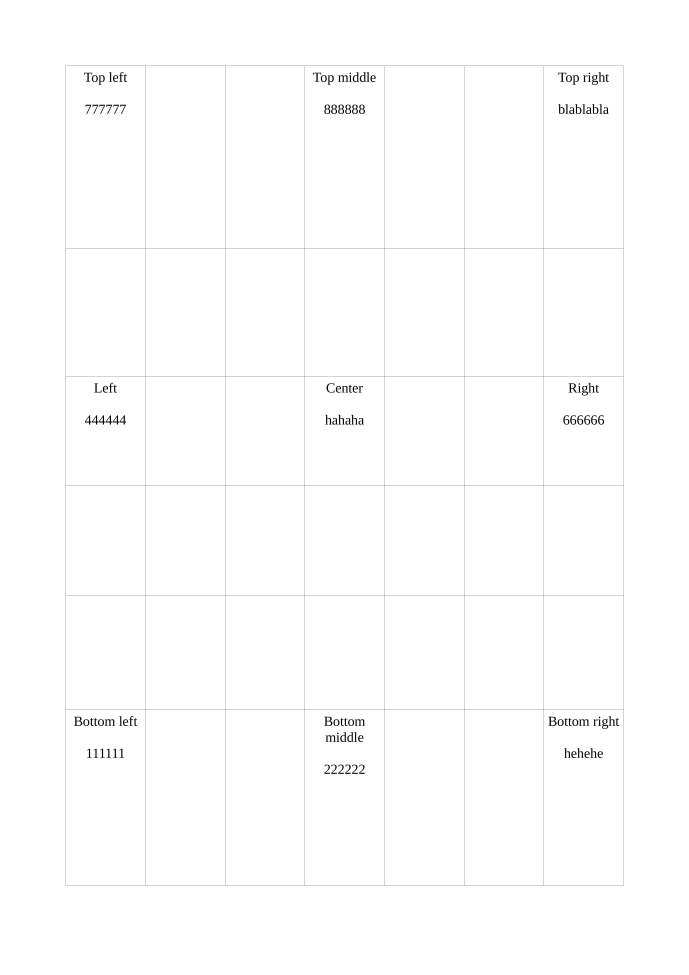
#> input picture test/test_doc.jpg, 4134 x 5847 px (shown at 1/6 size)
$ python get_text.py
#> lines starting #> are read from the running program, lines starting #| are printed output that depends on the picture
#!/usr/bin/env python
# coding:utf-8

import os
import sys
import logging
import traceback
from pprint import pprint
from PIL import Image
from subprocess import check_output

def main():
    print('helloworld')
    img = Image.open("./test/test_doc.jpg")
#> img is the input picture: PIL image 4134x5847 RGB; min 0, max 255, mean 253.5
    area = (3283, 400, 3669, 725)
    cropped_img = img.crop(area)
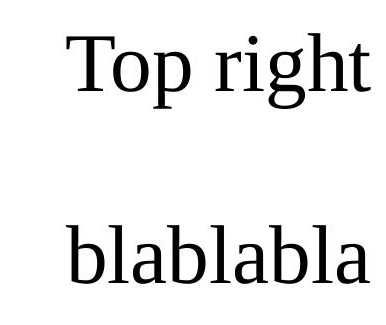
#> cropped_img: PIL image 386x325 RGB; min 0, max 255, mean 234.3
    # cropped_img.show()
    cropped_img.save('./test/tmp.jpg',"JPEG")
    print(check_output(['tesseract','./test/tmp.jpg','stdout']))
#> (this line was passed over: subprocess is not available in this run)


if __name__ == '__main__':
    main()
